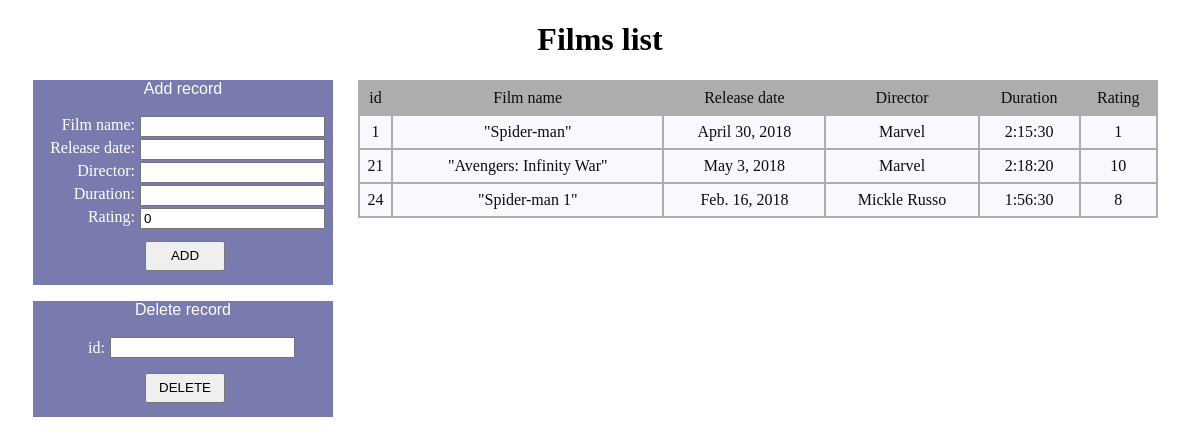
Screenshot of /landing/ with the database file from the repository.
### film_list/models.py (models this page shows)
class Films(models.Model):
    film_name = models.CharField(max_length=100)
    release_date = models.DateField()
    director = models.CharField(max_length=100)
    duration = models.CharField(max_length=20)
    rating = models.IntegerField(default=0, validators=[MaxValueValidator(10),MinValueValidator(0)])

### film_list/views.py (the view, shortened to what this page needs)
# urls.py: url('landing/', views.landing, name='landing'),
def landing(request):
    form_add = ListFilmsForm()
    form_del = FilmsDel()
    if request.POST is None:
        form_add = ListFilmsForm(request.POST)
        form_del = FilmsDel(request.POST)
    query_results = Films.objects.all()
    print('end')
    return render(request, 'landing/landing.html', locals())

### film_list/forms.py
class ListFilmsForm(forms.ModelForm):
    class Meta:
        model = Films
        exclude = [""]

class FilmsDel(forms.Form):
    id = forms.CharField(label='id', max_length=10)

### templates/landing/landing.html (shortened to what this page needs)
{% load static %}
<!DOCTYPE html>
<html>
<head>
    <link href="{% static "style.css" %}" rel="stylesheet">
</head>
<body id="bg" style="background-image: url('{% static "img/marvel.png"%}')">
    <h1 class="title" align="center">Films list</h1>
    <div class="div_operations">
        <div class="add_div">
            <div class="div_title"><p align="center">Add record</p></div>
            <form prefix="add" action="" method="post" class="add_form">{% csrf_token %}
            {{ form_add.as_p }}
                <p align="center">
                <button type="submit" name="add_button" class="add_button">ADD</button>
                </p>
            </form>
        </div>
        <div class="del_div">
            <div class="div_title"><p align="center">Delete record</p></div>
            <form prefix="delete" action="" method="post" class="del_form">
                {{ form_del }}
                <p align="center">
                <input class="del_button" type="submit" name="delete_button" value="DELETE"/>
                </p>
            </form>
        </div>
    </div>
    <div class="div_table">
        <table class="table" border="3px">
            <tr class="table_title">
                <td>id</td>
                <td>Film name</td>
                <td>Release date</td>
                <td>Director</td>
                <td>Duration</td>
                <td>Rating</td>
            </tr>
            {% for person in query_results %}
                <tr class="holder">
                        <td>{{ person.id }}</td>
                        <td> {{person.film_name}} </td>
                        <td>{{person.release_date}}</td>
                        <td>{{person.director}}</td>
                        <td>{{person.duration}}</td>
                        <td>{{person.rating}}</td>
                </tr>
                {% endfor %}
        </table>
    </div>
</body>
</html>

### static/style.css (style rules this page uses)
.title { color: black; font-family: "Goudy Stout", cursive; background: -webkit-linear-gradient(); }
.table { border: 2px solid black; border-collapse: collapse; width: 800px; background: ghostwhite; opacity: 0.95; color: black; font-family: "Comic Sans MS", cursive; }
table td { border: 2px solid darkgrey; text-align: center; vertical-align: center; height: 30px; margin-inside: 10px; }
form { width: 300px; overflow: hidden; padding: 2px; }
form p { float: left; width: 100%; margin-bottom: 2px; margin-top: 5px; }
form label { float: left; width: 100px; text-align: right; position: relative; margin-top: 0; margin-right: 5px; font-family: Tahoma, cursive; }
.del_form { width: 300px; }
.del_form label { float: left; width: 70px; text-align: right; position: center; top: 2px; margin-right: 5px; }
.add_div { width: 300px; background: rgba(70, 72, 143, 0.72); alignment: center; color: white; }
.add_div p { margin-top: 0; }
.del_div { width: 300px; background: rgba(70, 72, 143, 0.72); alignment: center; color: white; }
.div_title { font-family: Jokerman, sans-serif; }
.div_table { float: left; position: relative; }
.div_operations { width: 325px; float: left; margin-left: 25px; }
.add_button { margin-top: 10px; margin-bottom: 10px; text-align: center; height: 30px; width: 80px; }
.del_button { margin-top: 10px; margin-bottom: 10px; height: 30px; width: 80px; }
#bg { background-size: 100%; background-repeat: no-repeat; background-position: center; background-attachment: fixed; }
.table_title { background: darkgrey; }

### rows the page displays
Films: id "1", film_name "\"Spider-man\"", release_date "April 30, 2018", director "Marvel", duration "2:15:30", rating "1"
Films: id "21", film_name "\"Avengers: Infinity War\"", release_date "May 3, 2018", director "Marvel", duration "2:18:20", rating "10"
Films: id "24", film_name "\"Spider-man 1\"", release_date "Feb. 16, 2018", director "Mickle Russo", duration "1:56:30", rating "8"
